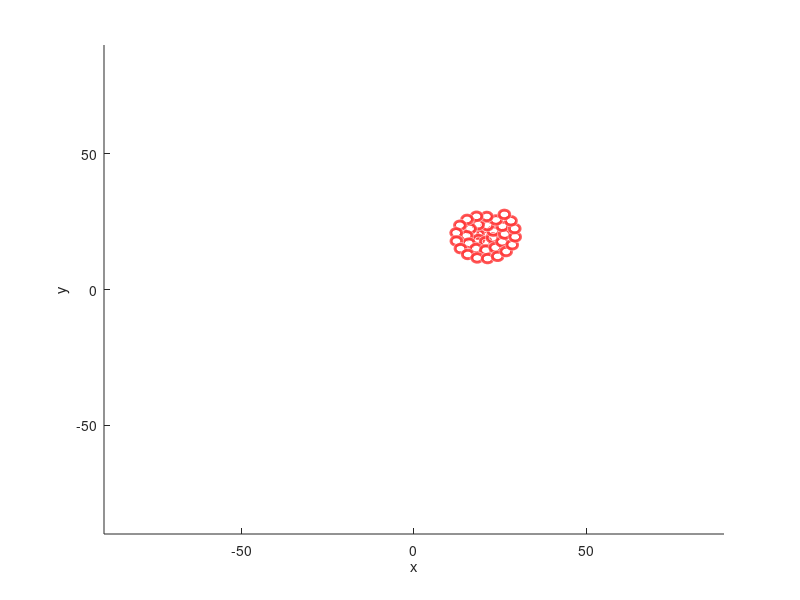

This figure's MATLAB source:
% Simulation: modified archimedian spiral scan 

clear;
close all;

start = [20 20];
step = 0.5;
range = 90;
bucket_count = 5;
return_threshold = 1;
max_r = 10;

fig = figure;
hold on;
xlabel('x');
ylabel('y');
axis([-range range -range range]);
view(2);

theta = 0;
buckets = zeros(1, bucket_count);
while ishandle(fig)
	r = step * theta;
	x = r * cos(theta) + start(1);
	y = r * sin(theta) + start(2);
    delta = atan(step * (2 * pi) / r);
    color = 'red';
	if (sqrt((r * cos(theta))^2 + (r * sin(theta))^2)) >= max_r 
		break
	end
    if sqrt(x^2 + y^2) >= range
        theta_c = 2 * atan(y/(x + sqrt(x^2 + y^2)));
        x = range * cos(theta_c);
		y = range * sin(theta_c);
        delta = atan(step * (2 * pi) / sqrt((x - start(1))^2 + (y - start(2))^2));
        for i = 1:bucket_count
            minRange = (2*pi)/bucket_count * (i - 1);
            maxRange = (2*pi)/bucket_count * (i);
            angle = theta_c + pi;
            if angle > minRange && angle <= maxRange
                buckets(i) = 1;
            end
        end
        color = 'green';
    end
    theta = theta + delta;
    b = viscircles([x y], step * pi, 'Color', color);
    drawnow;
    if length(buckets(buckets == 0)) <= 1
		break
    end
end
